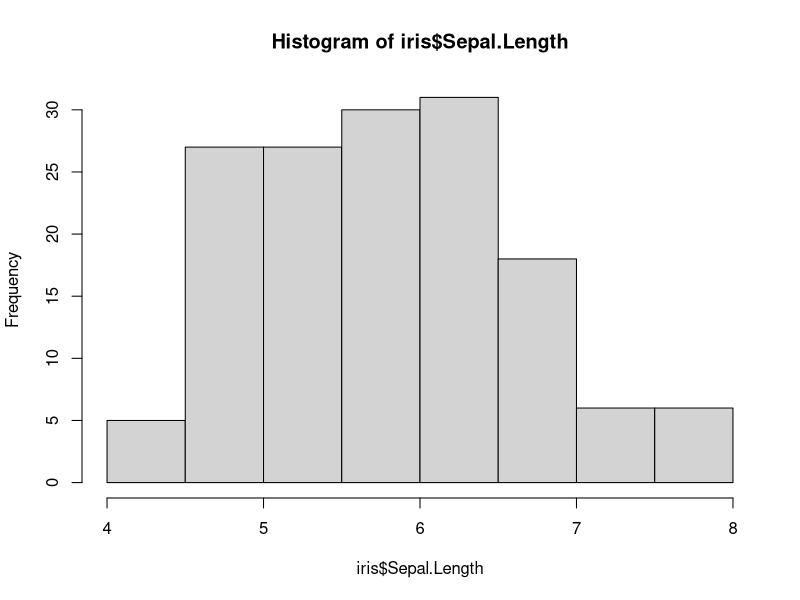
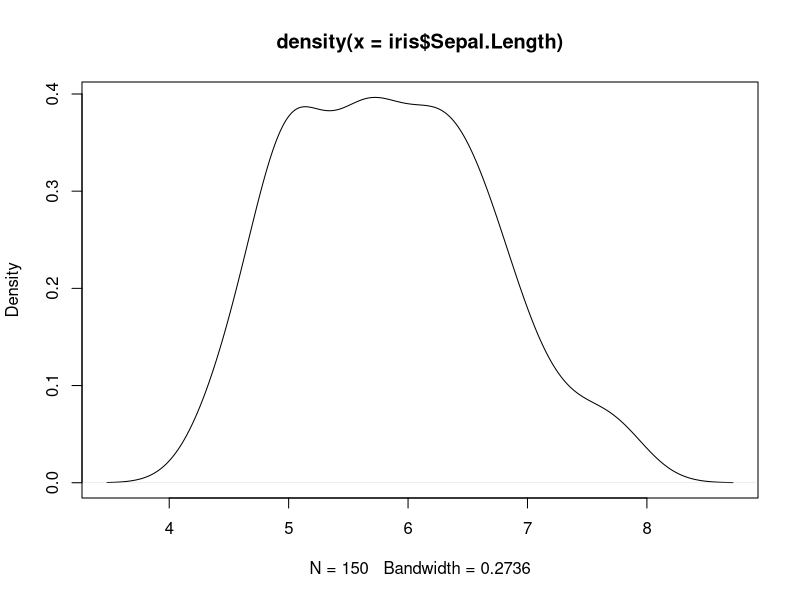
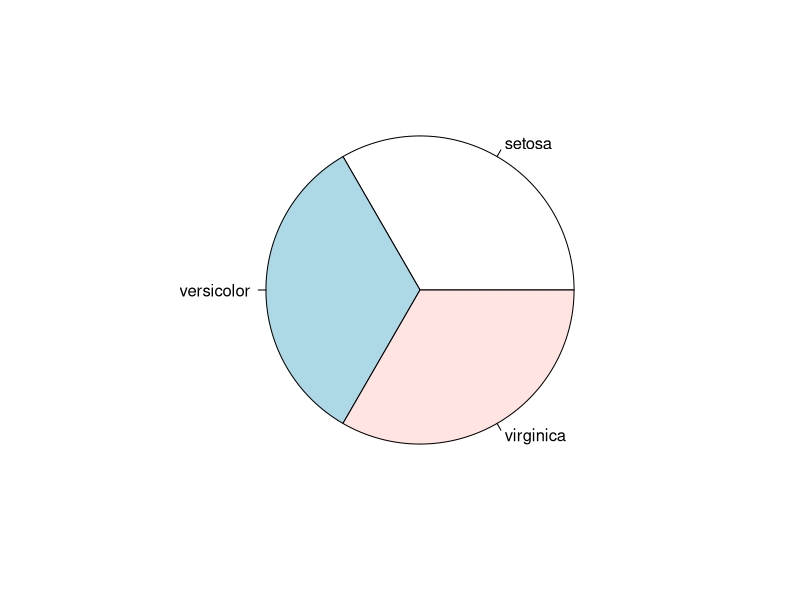
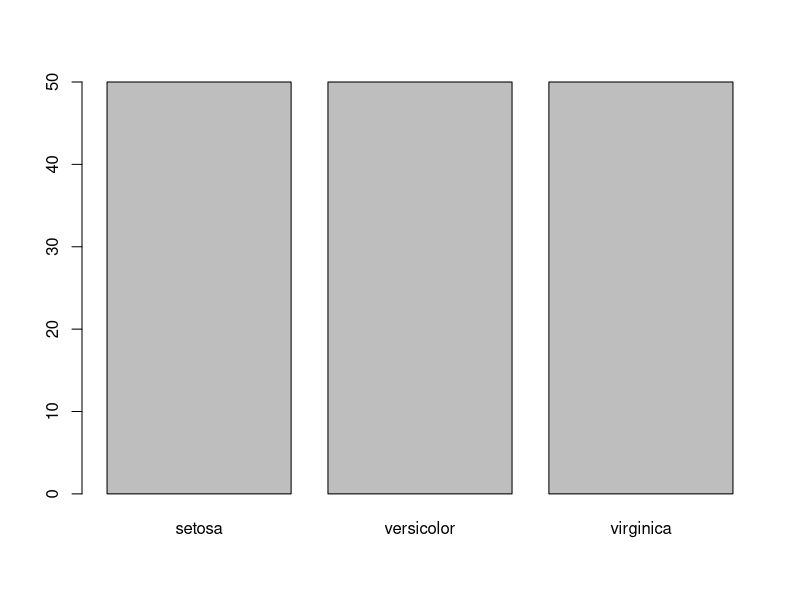
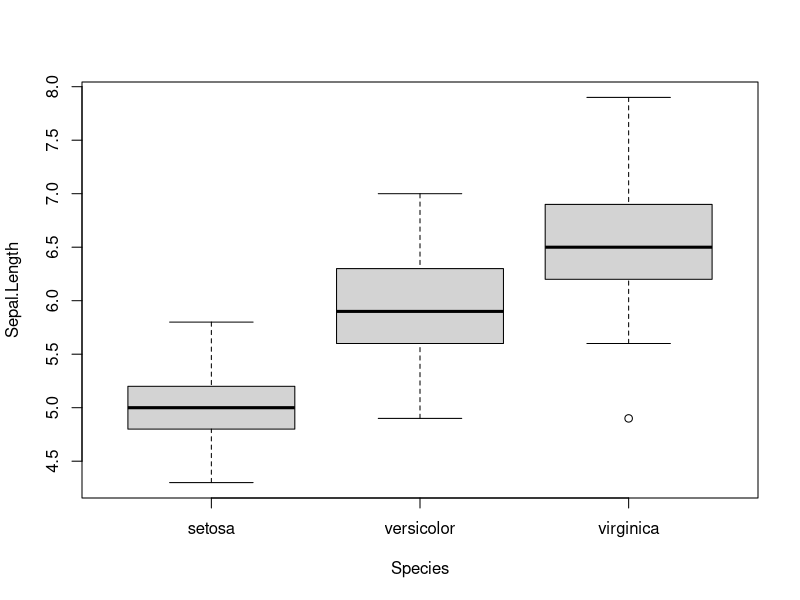
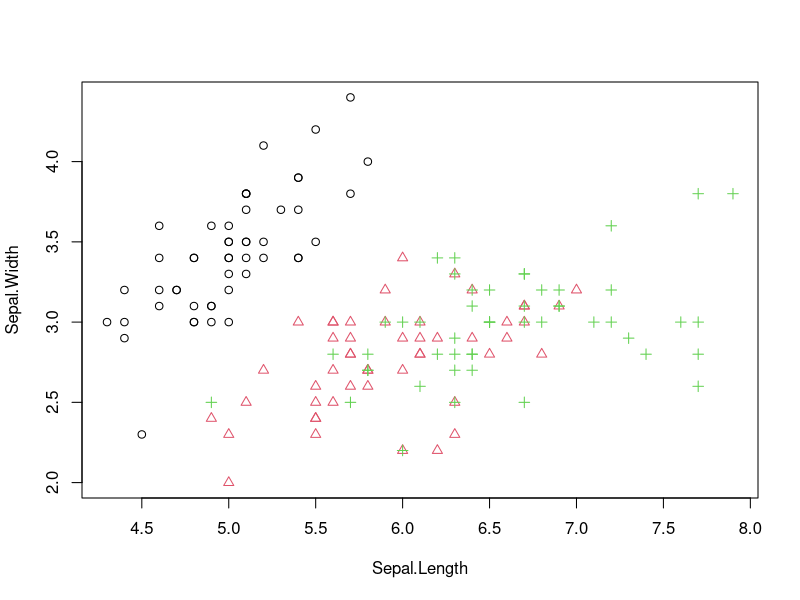
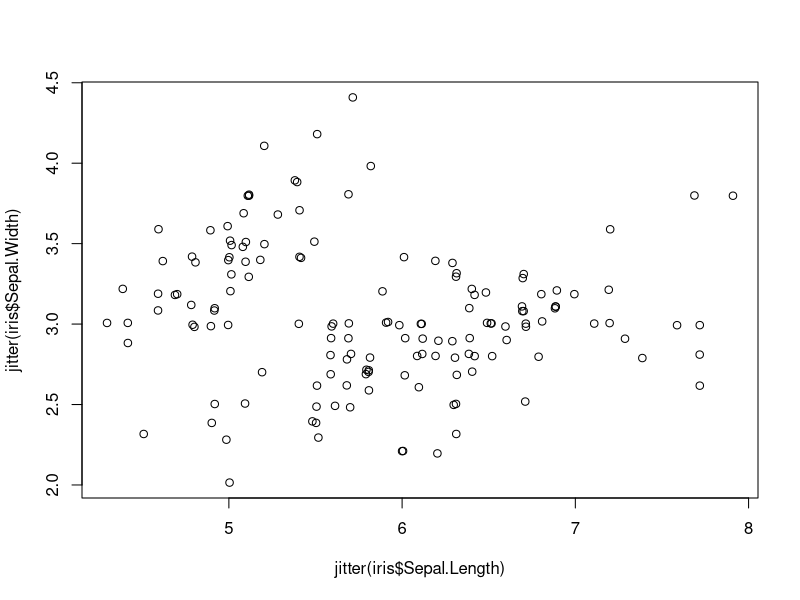
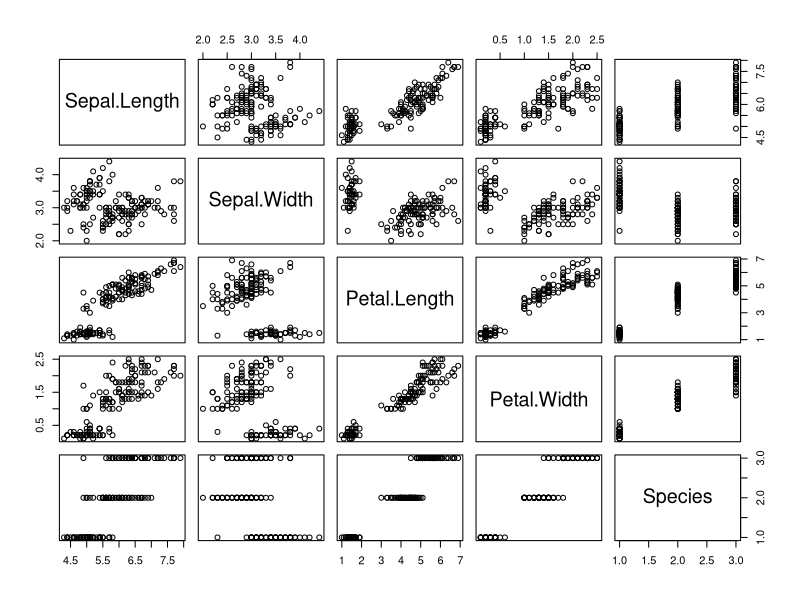

Reproduce these figures in R, in order.
### R code from vignette source 'ch-exploration.rnw'

###################################################
### code chunk number 1: ch-exploration.rnw:6-9
###################################################
# free memory
rm(list = ls())
gc()


###################################################
### code chunk number 2: ch-exploration.rnw:20-24
###################################################
dim(iris)
names(iris)
str(iris)
attributes(iris)


###################################################
### code chunk number 3: ch-exploration.rnw:28-31
###################################################
iris[1:5,]
head(iris)
tail(iris)


###################################################
### code chunk number 4: ch-exploration.rnw:36-38
###################################################
iris[1:10, "Sepal.Length"]
iris$Sepal.Length[1:10]


###################################################
### code chunk number 5: ch-exploration.rnw:48-49
###################################################
summary(iris)


###################################################
### code chunk number 6: ch-exploration.rnw:53-55
###################################################
quantile(iris$Sepal.Length)
quantile(iris$Sepal.Length, c(.1, .3, .65))


###################################################
### code chunk number 7: ch-exploration.rnw:63-65
###################################################
var(iris$Sepal.Length)
hist(iris$Sepal.Length)


###################################################
### code chunk number 8: ch-exploration.rnw:74-75
###################################################
plot(density(iris$Sepal.Length))


###################################################
### code chunk number 9: ch-exploration.rnw:85-87
###################################################
table(iris$Species)
pie(table(iris$Species))


###################################################
### code chunk number 10: ch-exploration.rnw:95-96
###################################################
barplot(table(iris$Species))


###################################################
### code chunk number 11: ch-exploration.rnw:105-109
###################################################
cov(iris$Sepal.Length, iris$Petal.Length)
cov(iris[,1:4])
cor(iris$Sepal.Length, iris$Petal.Length)
cor(iris[,1:4])


###################################################
### code chunk number 12: ch-exploration.rnw:114-115
###################################################
aggregate(Sepal.Length ~ Species, summary, data=iris)


###################################################
### code chunk number 13: ch-exploration.rnw:123-124
###################################################
boxplot(Sepal.Length~Species, data=iris)


###################################################
### code chunk number 14: ch-exploration.rnw:134-135
###################################################
with(iris, plot(Sepal.Length, Sepal.Width, col=Species, pch=as.numeric(Species)))


###################################################
### code chunk number 15: ch-exploration.rnw:146-147
###################################################
plot(jitter(iris$Sepal.Length), jitter(iris$Sepal.Width))


###################################################
### code chunk number 16: ch-exploration.rnw:159-160
###################################################
pairs(iris)


###################################################
### code chunk number 17: ch-exploration.rnw:177-179
###################################################
library(scatterplot3d)
scatterplot3d(iris$Petal.Width, iris$Sepal.Length, iris$Sepal.Width)


###################################################
### code chunk number 18: ch-exploration.rnw:187-189 (eval = FALSE)
###################################################
## library(rgl) 
## plot3d(iris$Petal.Width, iris$Sepal.Length, iris$Sepal.Width)


###################################################
### code chunk number 19: ch-exploration.rnw:199-201
###################################################
distMatrix <- as.matrix(dist(iris[,1:4]))
heatmap(distMatrix)


###################################################
### code chunk number 20: ch-exploration.rnw:214-217
###################################################
library(lattice)
levelplot(Petal.Width~Sepal.Length*Sepal.Width, iris, cuts=9,
          col.regions=grey.colors(10)[10:1])


###################################################
### code chunk number 21: ch-exploration.rnw:229-231
###################################################
filled.contour(volcano, color=terrain.colors, asp=1, 
               plot.axes=contour(volcano, add=T))


###################################################
### code chunk number 22: ch-exploration.rnw:243-244
###################################################
persp(volcano, theta=25, phi=30, expand=0.5, col="lightblue")    


###################################################
### code chunk number 23: ch-exploration.rnw:257-259
###################################################
library(MASS)
parcoord(iris[1:4], col=iris$Species)


###################################################
### code chunk number 24: ch-exploration.rnw:269-271
###################################################
library(lattice)
parallelplot(~iris[1:4] | Species, data=iris)


###################################################
### code chunk number 25: ch-exploration.rnw:283-285
###################################################
library(ggplot2)
qplot(Sepal.Length, Sepal.Width, data=iris, facets=Species ~.)


###################################################
### code chunk number 26: ch-exploration.rnw:299-310 (eval = FALSE)
###################################################
## # save as a PDF file
## pdf("myPlot.pdf")
## x <- 1:50
## plot(x, log(x))
## graphics.off()
## #
## # Save as a postscript file
## postscript("myPlot2.ps")
## x <- -20:20
## plot(x, x^2)
## graphics.off()
